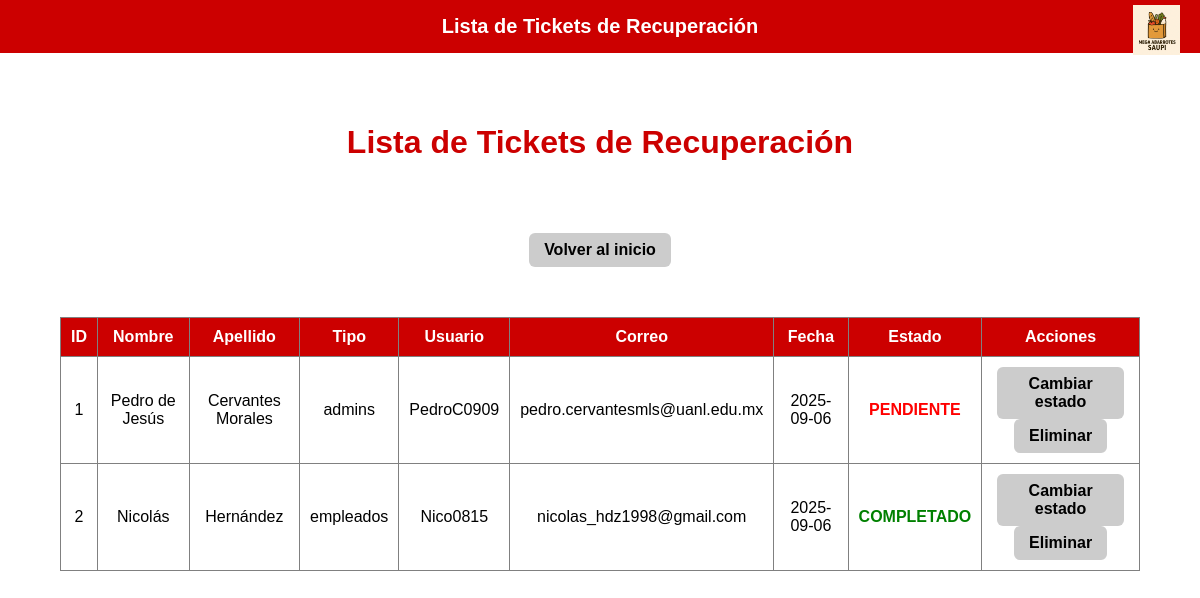
/tickets.php, run on the app's committed database.
### tables this page shows
CREATE TABLE `tickets_recuperacion` (
  `id` int(11) NOT NULL,
  `nombre` varchar(255) NOT NULL,
  `apellido` varchar(255) NOT NULL,
  `tipo` varchar(255) NOT NULL,
  `usuario` varchar(255) NOT NULL,
  `correo` varchar(255) NOT NULL,
  `fecha` date NOT NULL,
  `estado` varchar(255) NOT NULL
);

### tickets.php (the view, shortened to what this page needs)
<?php
include "views/header.php";
include("config/conexion.php");
$conn = new mysqli($host, $user, $pass, $db);
$sql = "SELECT * FROM tickets_recuperacion ORDER BY id ASC";
$result = $conn->query($sql);
?>
<link rel="stylesheet" href="assets/css/style.css">
<div class="container" style="flex-direction: column; align-items: center; margin-top: 50px;">
    <h1 style="color:#c00;">Lista de Tickets de Recuperación</h1>
    <div style="margin-top:20px;">
        <a href="inicio_admin.php" class="btn-volver">Volver al inicio</a>
    </div>
    <table border="1" cellpadding="10" cellspacing="0"
           style="border-collapse: collapse; width: 90%; margin-top: 20px; text-align:center;">
        <thead style="background-color:#c00; color:white;">
            <tr>
                <th>ID</th>
                <th>Nombre</th>
                <th>Apellido</th>
                <th>Tipo</th>
                <th>Usuario</th>
                <th>Correo</th>
                <th>Fecha</th>
                <th>Estado</th>
                <th>Acciones</th>
            </tr>
        </thead>
        <tbody>
            <?php if ($result && $result->num_rows > 0): ?>
                <?php while($row = $result->fetch_assoc()): ?>
                    <tr>
                        <td><?= $row['id'] ?></td>
                        <td><?= htmlspecialchars($row['nombre']) ?></td>
                        <td><?= htmlspecialchars($row['apellido']) ?></td>
                        <td><?= htmlspecialchars($row['tipo']) ?></td>
                        <td><?= htmlspecialchars($row['usuario']) ?></td>
                        <td><?= htmlspecialchars($row['correo']) ?></td>
                        <td><?= htmlspecialchars($row['fecha']) ?></td>
                        <td>
                            <?php if ($row['estado'] == 'PENDIENTE'): ?>
                                <span style="color: red; font-weight:bold;">PENDIENTE</span>
                            <?php else: ?>
                                <span style="color: green; font-weight:bold;">COMPLETADO</span>
                            <?php endif; ?>
                        </td>
                        <td>
                            <a href="?cambiar_estado=<?= $row['id'] ?>"
                               class="editar-btn"
                               onclick="return confirm('¿Deseas cambiar el estado de este ticket?');">
                               Cambiar estado
                            </a>
                            <a href="?eliminar=<?= $row['id'] ?>"
                               class="eliminar"
                               onclick="return confirm('¿Seguro que deseas eliminar este ticket?');">
                               Eliminar
                            </a>
                        </td>
                    </tr>
                <?php endwhile; ?>
            <?php else: ?>
                <tr>
                    <td colspan="9">No hay tickets registrados</td>
                </tr>
            <?php endif; ?>
        </tbody>
    </table>
</div>

### assets/css/style.css (style rules this page uses)
.container { display: flex; flex-wrap: wrap; justify-content: center; gap: 30px; margin-top: 60px; }
.eliminar { background: white; color: #c00; font-weight: bold; border: none; padding: 5px; border-radius: 4px; cursor: pointer; }
.editar-btn { background: white; color: #c00; font-weight: bold; border: none; padding: 5px; border-radius: 4px; cursor: pointer; }
.editar-btn, .eliminar, .btn-volver { background-color: #ccc; color: #000; font-weight: bold; border: none; padding: 8px 15px; border-radius: 6px; cursor: pointer; text-decoration: none; margin: 0 5px; display: inline-block; transition: background 0.3s ease, color 0.3s ease; }

### data on the page
tickets_recuperacion: id "1", nombre "Pedro de Jesús", apellido "Cervantes Morales", tipo "admins", usuario "PedroC0909", correo "pedro.cervantesmls@uanl.edu.mx", fecha "2025-09-06", estado "PENDIENTE"
tickets_recuperacion: id "2", nombre "Nicolás", apellido "Hernández", tipo "empleados", usuario "Nico0815", correo "nicolas_hdz1998@gmail.com", fecha "2025-09-06", estado "COMPLETADO"

### other printed values
$title "Lista de Tickets de Recuperación"
